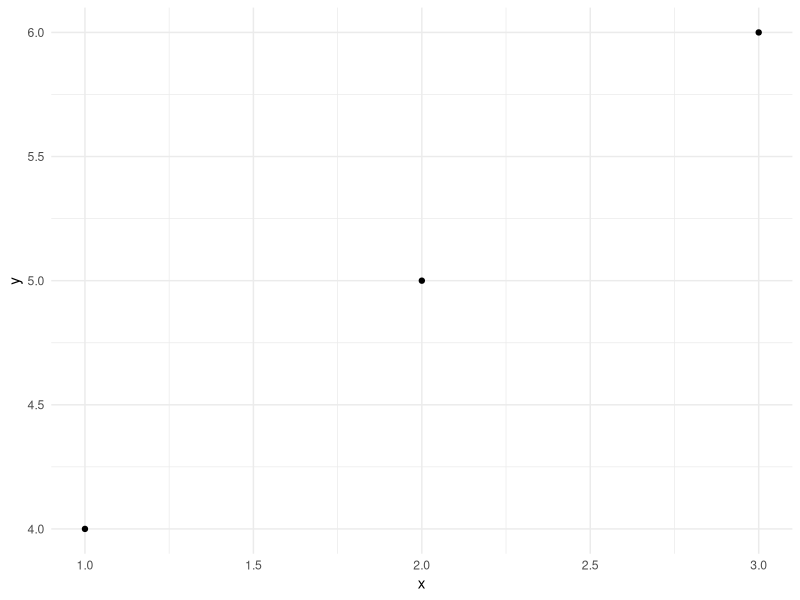

Write R code to recreate this figure. (Note: this script raises an error after producing the figure.)
## ---- chunk 1
#| message: false

library("tidyverse")

## ---- chunk 2

df <- data.frame(x=c(1,2,3),y=c(4,5,6))

ggplot(df) +
  geom_point(aes(x,y)) +
  theme_minimal()
## ---- chunk 3
2+2 #Og noget kode
## ---- chunk 4
#mere kode
1*2*3 + 4

## ---- chunk 5
2+3 = 5 # super seje mig
## ---- chunk 6
2+123=12321 # coo stuff
## ---- chunk 7
1-1 #noget kode
## ---- chunk 8
print("hej") #Mere kode
## ---- chunk 9
getwd() #mere kode
## ---- chunk 10
x <- "Nej"
## ---- chunk 11
y <- "stadig nej"
## ---- chunk 12
z <- 5+5
